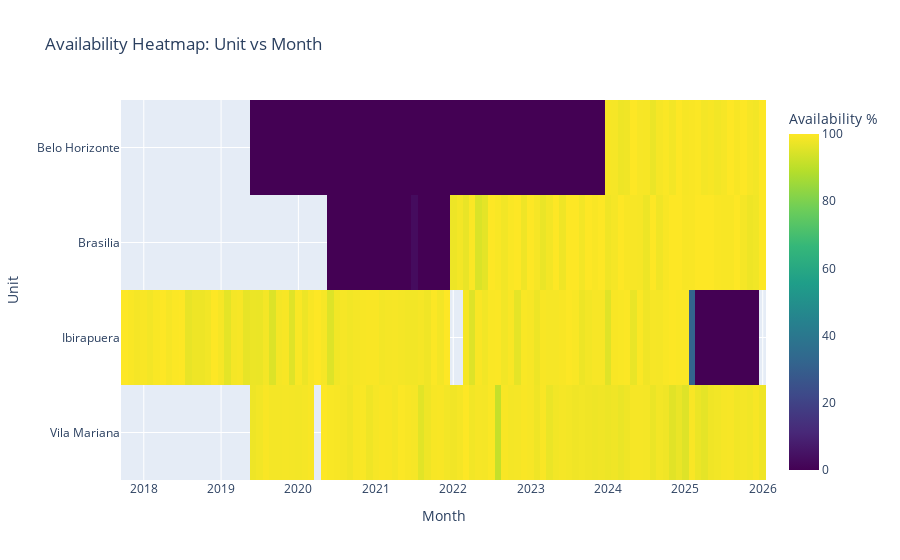

The code cell stored with this chart in its notebook:
### Markdown cell above
## 4. Heatmap: Unit vs Month

Spotting gaps in historical data.

### Code cell
# Pivot table for heatmap
pivot_df = df.pivot_table(
    index='patient_unit_huntington', 
    columns='month_partition', 
    values='image_available', 
    aggfunc='mean'
) * 100

fig_heat = px.imshow(
    pivot_df, 
    labels=dict(x="Month", y="Unit", color="Availability %"),
    title="Availability Heatmap: Unit vs Month",
    color_continuous_scale="Viridis"
)
fig_heat.show()

### Figure 1 — Plotly figure (JSON) as saved in the notebook; plotly's stock layout.template omitted (floating-point values rounded to 4 significant figures; data arrays with more than 128 entries replaced by an {"elided": "..."} marker saying what was removed)
{"data": [{"coloraxis": "coloraxis", "hovertemplate": "Month: %{x}<br>Unit: %{y}<br>Availability %: %{z}<extra></extra>", "name": "0", "type": "heatmap", "x": ["2017-10", "2017-11", "2017-12", "2018-01", "2018-02", "2018-03", "2018-04", "2018-05", "2018-06", "2018-07", "2018-08", "2018-09", "2018-10", "2018-11", "2018-12", "2019-01", "2019-02", "2019-03", "2019-04", "2019-05", "2019-06", "2019-07", "2019-08", "2019-09", "2019-10", "2019-11", "2019-12", "2020-01", "2020-02", "2020-03", "2020-04", "2020-05", "2020-06", "2020-07", "2020-08", "2020-09", "2020-10", "2020-11", "2020-12", "2021-01", "2021-02", "2021-03", "2021-04", "2021-05", "2021-06", "2021-07", "2021-08", "2021-09", "2021-10", "2021-11", "2021-12", "2022-01", "2022-02", "2022-03", "2022-04", "2022-05", "2022-06", "2022-07", "2022-08", "2022-09", "2022-10", "2022-11", "2022-12", "2023-01", "2023-02", "2023-03", "2023-04", "2023-05", "2023-06", "2023-07", "2023-08", "2023-09", "2023-10", "2023-11", "2023-12", "2024-01", "2024-02", "2024-03", "2024-04", "2024-05", "2024-06", "2024-07", "2024-08", "2024-09", "2024-10", "2024-11", "2024-12", "2025-01", "2025-02", "2025-03", "2025-04", "2025-05", "2025-06", "2025-07", "2025-08", "2025-09", "2025-10", "2025-11", "2025-12", "2026-01"], "xaxis": "x", "y": ["Belo Horizonte", "Brasilia", "Ibirapuera", "Vila Mariana"], "yaxis": "y", "z": {"elided": "4x100 float values"}}], "layout": {"coloraxis": {"colorbar": {"title": {"text": "Availability %"}}, "colorscale": [[0, "#440154"], [0.1111, "#482878"], [0.2222, "#3e4989"], [0.3333, "#31688e"], [0.4444, "#26828e"], [0.5556, "#1f9e89"], [0.6667, "#35b779"], [0.7778, "#6ece58"], [0.8889, "#b5de2b"], [1, "#fde725"]]}, "title": {"text": "Availability Heatmap: Unit vs Month"}, "xaxis": {"anchor": "y", "constrain": "domain", "domain": [0, 1], "scaleanchor": "y", "title": {"text": "Month"}}, "yaxis": {"anchor": "x", "autorange": "reversed", "constrain": "domain", "domain": [0, 1], "title": {"text": "Unit"}}}}
